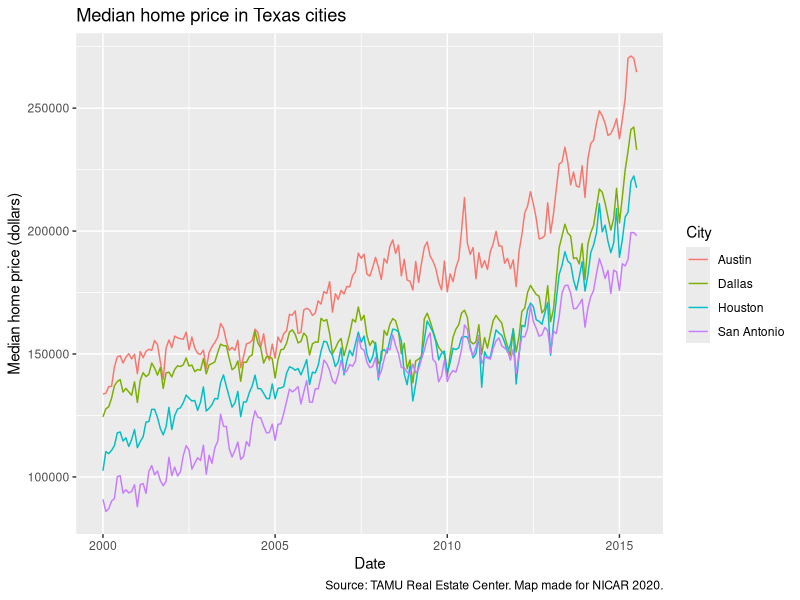
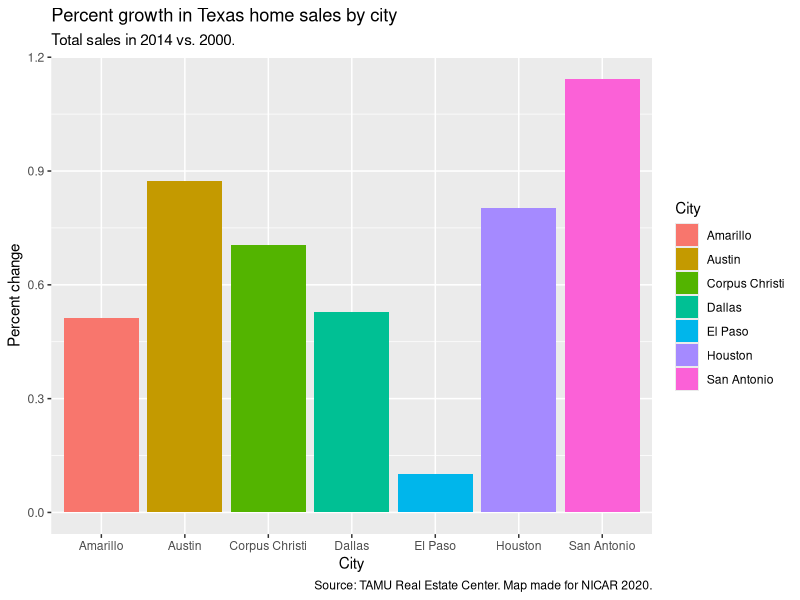
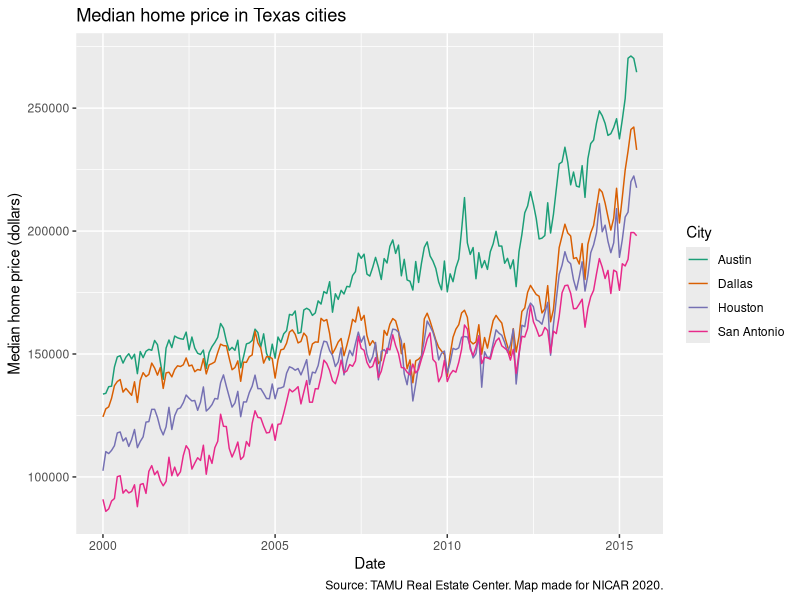
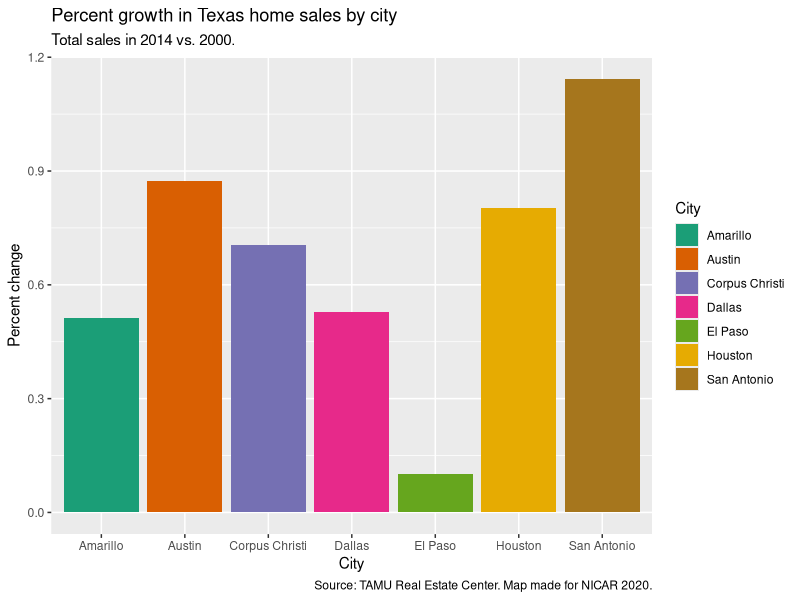
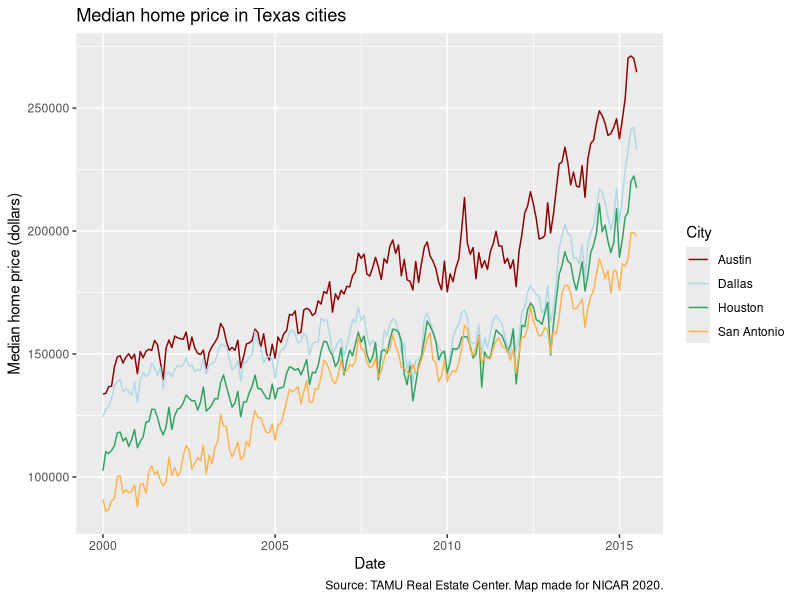
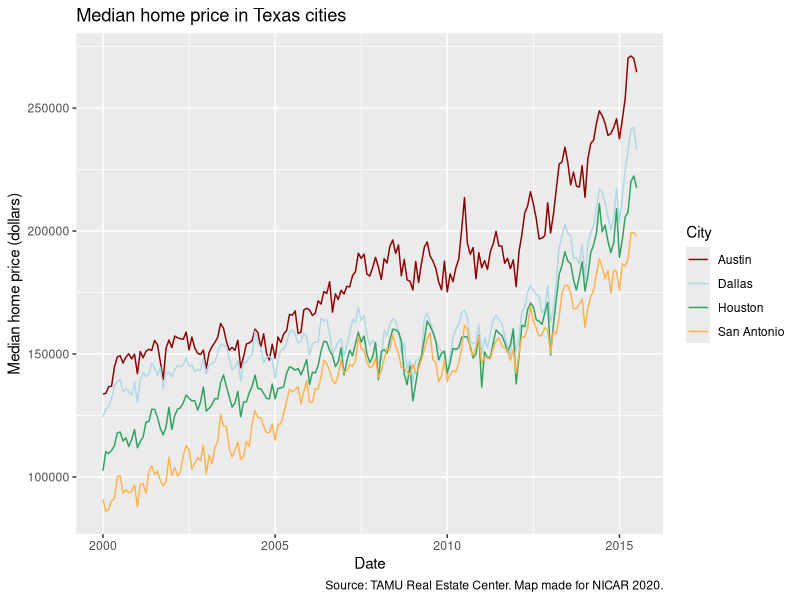
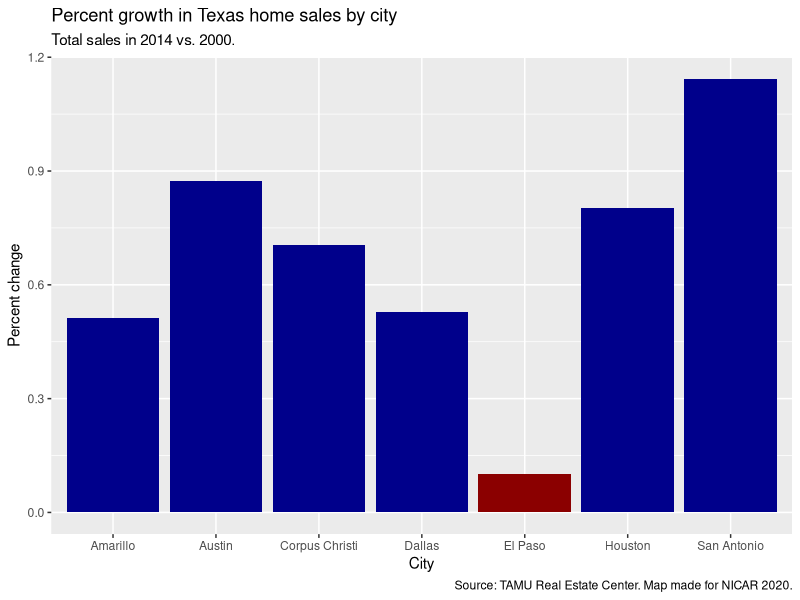
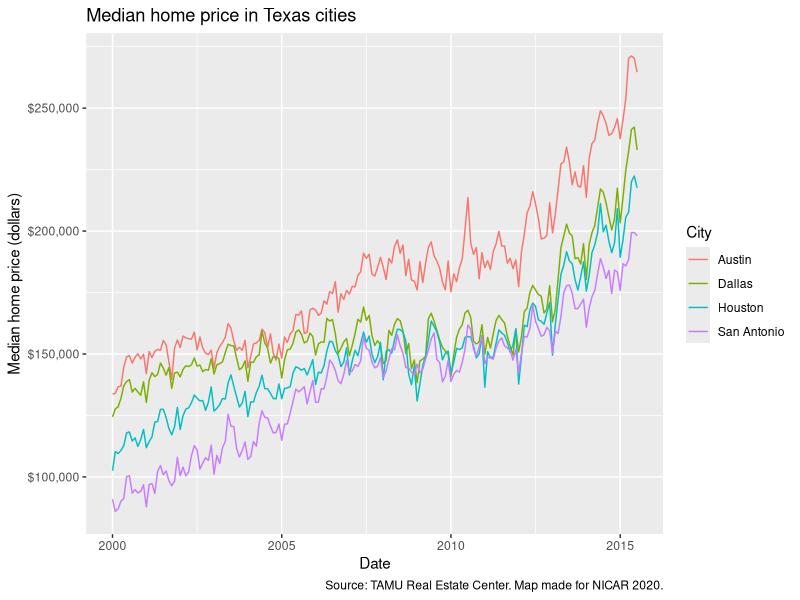

These figures' R source, in order:
## ---- chunk 1
knitr::opts_chunk$set(echo = TRUE, message = FALSE, warning = FALSE)
## ---- chunk 2
library(tidyverse)
library(scales)
## ---- chunk 3
head(txhousing)
## ---- chunk 4
p <- txhousing %>% # Start with our data
	filter(city %in% c("Dallas", "Houston", "San Antonio", "Austin")) %>% # Filter it down to 4 key cities
	ggplot(aes(x = date, y = median, color = city)) + # Set our aesthetics 
	geom_line() + # Make it a line graph
	# Add our graph labels
	labs(title = "Median home price in Texas cities",
		 caption = "Source: TAMU Real Estate Center. Map made for NICAR 2020.",
		 y = "Median home price (dollars)",
		 x = "Date",
		 color = "City")
p
## ---- chunk 5
q <- txhousing %>%
	filter(month == 12) %>%
	filter(year %in% c(min(year), max(year))) %>%
	filter(city %in% c("Dallas", "Houston", "San Antonio", "Austin", "El Paso", "Amarillo", "Corpus Christi")) %>%
	select(city, year, sales) %>%
	spread(year, sales) %>%
	mutate(percent_change = `2014` / `2000` - 1) %>%
	ggplot(aes(x = city, y = percent_change, fill = city)) +
	geom_col() +
	labs(title = "Percent growth in Texas home sales by city",
		 subtitle = "Total sales in 2014 vs. 2000.",
		 caption = "Source: TAMU Real Estate Center. Map made for NICAR 2020.",
		 x = "City",
		 y = "Percent change",
		 fill = "City")
q
## ---- chunk 6
p + scale_color_brewer(palette = "Dark2")
## ---- chunk 7
q + scale_fill_brewer(palette = "Dark2")
## ---- chunk 8
p + scale_color_manual(values = c("darkred", "lightblue", "#2ca25f", "#feb24c"))
## ---- chunk 9
my_colors <- c("darkred", "lightblue", "#2ca25f", "#feb24c")
p + scale_color_manual(values = my_colors)
## ---- chunk 10
q1 <- txhousing %>%
	filter(month == 12) %>%
	filter(year %in% c(min(year), max(year))) %>%
	filter(city %in% c("Dallas", "Houston", "San Antonio", "Austin", "El Paso", "Amarillo", "Corpus Christi")) %>%
	select(city, year, sales) %>%
	spread(year, sales) %>%
	mutate(percent_change = `2014` / `2000` - 1) %>%
	mutate(color_name = ifelse(percent_change < 0.5, "darkred", "darkblue"))
q1
## ---- chunk 11
q1 %>%
	ggplot(aes(x = city, y = percent_change, fill = color_name)) +
	geom_col() +
	scale_fill_identity() +
	labs(title = "Percent growth in Texas home sales by city",
		 subtitle = "Total sales in 2014 vs. 2000.",
		 caption = "Source: TAMU Real Estate Center. Map made for NICAR 2020.",
		 x = "City",
		 y = "Percent change",
		 fill = "City")
## ---- chunk 12
p + scale_y_continuous(labels = dollar)
## ---- chunk 13
q + scale_y_continuous(labels = percent) +
	labs(y = "Percent increase")
## ---- chunk 14
p + scale_y_continuous(labels = dollar_format(scale = 0.001, suffix = "K")) +
	labs(y = "Median home price")
## ---- chunk 15
q + scale_y_continuous(labels = percent_format(accuracy = .1)) +
	labs(y = "Percent increase")
## ---- chunk 16
q
## ---- chunk 17
q +
	scale_y_continuous(labels = percent, expand = expand_scale(mult = c(0, 0.05)))
## ---- chunk 18
p + scale_x_continuous(expand = expand_scale(mult = .15))
## ---- chunk 19
p + theme_minimal()
## ---- chunk 20
q +
	theme(legend.position = "top",
		  axis.line.x = element_line(),
		  panel.grid.major.x = element_blank(),
		  plot.title = element_text(color = "darkred", face = "bold", size = 25))
## ---- chunk 21
p +
	theme(plot.background = element_rect(fill = "grey20"),
		panel.background = element_rect(fill = "grey80"),
		panel.border = element_rect(fill = NA, color = "white", size = 2),
		panel.grid.minor = element_blank(),
		plot.title = element_text(color = "white", face = "bold", size = 20),
		plot.subtitle = element_text(color = "white"),
		plot.caption = element_text(color = "white", face = "italic"),
		axis.text = element_text(color = "white"),
		axis.text.x = element_text(angle = 30, vjust = 1, hjust = 1),
		axis.title = element_text(color = "white"),
		legend.text = element_text(color = "white", size = 10),
		legend.title = element_text(color = "white", size = 15),
		legend.background = element_rect(fill = NA, color = "white", size =.1),
		legend.key = element_blank())
## ---- chunk 22
theme_nicar <- function() {
	theme_grey() %+replace% # Use theme_grey() as our default
		# Add our custom theme
		theme(plot.background = element_rect(fill = "grey20"),
			  panel.background = element_rect(fill = "grey80"),
			  panel.border = element_rect(fill = NA, color = "white", size = 2),
			  panel.grid.minor = element_blank(),
			  plot.title = element_text(color = "white", face = "bold", size = 20, margin = margin(b = 5)),
			  plot.subtitle = element_text(color = "white"),
			  plot.caption = element_text(color = "white", face = "italic"),
			  axis.text = element_text(color = "white"),
			  axis.text.x = element_text(angle = 30, vjust = 1, hjust = 1, margin = margin(t = 2, b = 4)),
			  axis.title = element_text(color = "white"),
			  legend.text = element_text(color = "white", size = 10),
			  legend.title = element_text(color = "white", size = 15),
			  legend.background = element_rect(fill = NA, color = "white", size =.1),
			  legend.key = element_blank())
}
## ---- chunk 23
p + theme_nicar()
## ---- chunk 24
p + 
	scale_color_brewer(palette = "Dark2") +
	scale_y_continuous(labels = dollar_format(scale = 0.001, suffix = "K")) +
	labs(y = "Median home price") +
	theme_nicar() +
	theme(axis.title.x = element_blank())
